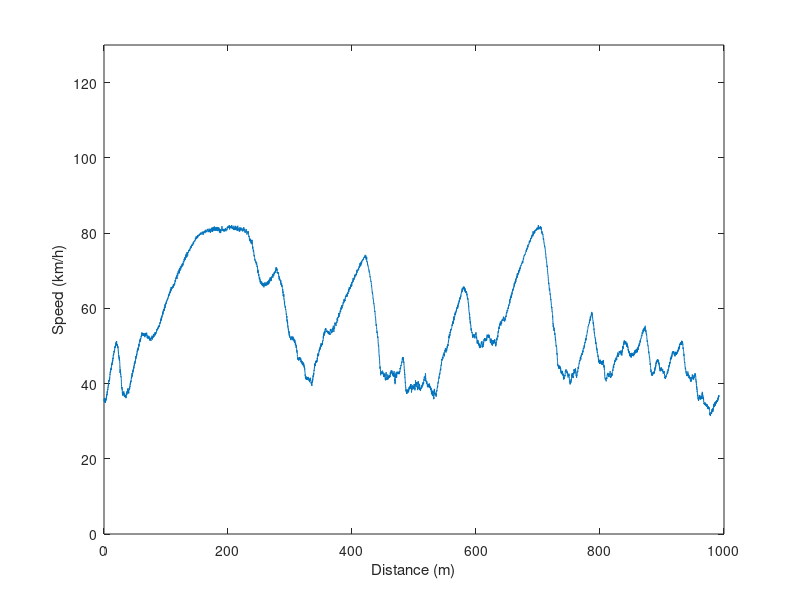

Source code (MATLAB): (Note: this script raises an error after producing the figure.)
% validation

% Load data from MoTec
motec8 = load('Endurance 25 fastest.mat');
speed8 = motec8.Corr_Speed.Value;
time8 = motec8.Corr_Speed.Time;
distance8 = motec8.Corr_Dist.Value;
distance8 = distance8 - distance8(1);
time8 = time8 - time8(1);
accel8 = zeros(length(speed8),1);
for i = 1:length(speed8)-1
    accel8(i) = (((speed8(i+1)/3.6)^2 - (speed8(i)/3.6)^2)/(2*(distance8(i+1)-distance8(i))))/9.81;    
end
accel8(length(speed8)) = accel8(length(speed8)-1);

% Compare speed
figure
plot(distance8,speed8,'DisplayName', 'Khai');
xlabel("Distance (m)")
ylabel("Speed (km/h)")
ylim([0 130])
sgtitle("Speed Profile Validation")
hold on
plot(dist,sim.speed*3.6,'DisplayName', 'Sim');